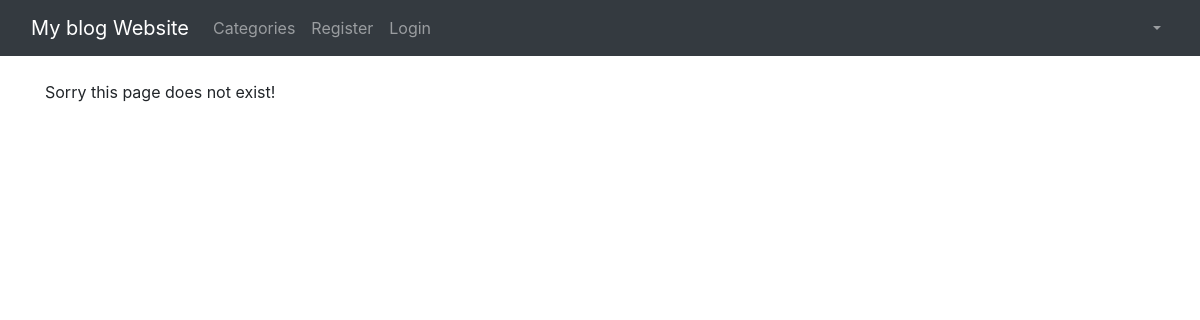
Before: /category/sports/ with the older database file.
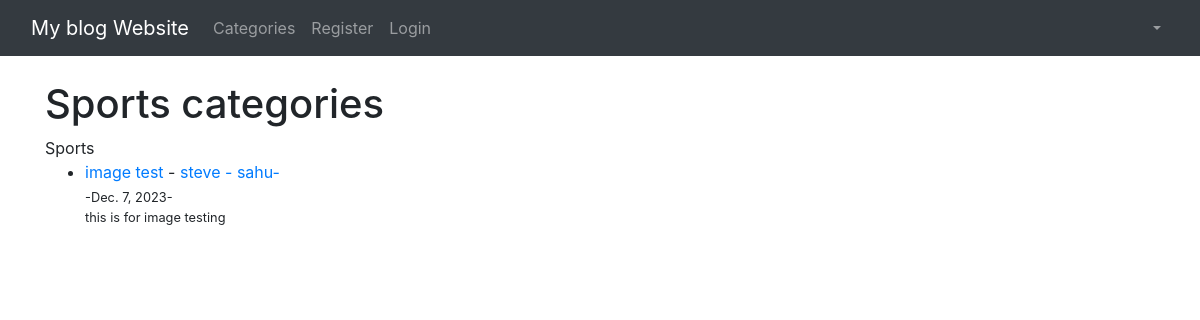
After: the same page with the newer database file.
### theblog/models.py (models this page shows, shortened)
class Post(models.Model):
    title=models.CharField(max_length=255)
    header_image=models.ImageField(null=True, blank=True, upload_to="images/")
    title_tag=models.CharField(max_length=255)
    author=models.ForeignKey(User,on_delete=models.CASCADE)
    category=models.CharField(max_length=255,default='uncategorized')
    body=RichTextField(blank=True, null=True)
    post_date=models.DateField(auto_now_add=True)
    likes=models.ManyToManyField(User, related_name='blog_posts')
    snippet=models.CharField(max_length=255)

### theblog/views.py (the view)
# urls.py: path('category/<str:cats>/', CategoryView, name='category'),
def CategoryView(request, cats):
    category_posts= Post.objects.filter(category=cats.replace('-',' '))
    return render(request, 'categories.html', {'cats':cats.title().replace('-',' '), 'category_posts':category_posts})

### theblog/templates/categories.html (shortened to what this page needs)
{% extends 'base.html' %}
{% block content  %}
{% if category_posts %}
<h1>{{ cats }} categories</h1>
{{ cats }}
<ul>
{% for post in category_posts %}
<li><a href="{% url 'article_detail' post.pk  %}">{{ post.title }}</a>
    -<a href="{% url 'Auth_detail' post.pk  %}"> {{ post.author.first_name }} - {{ post.author.last_name}}-</a>
    <br/>
    <small>-{{ post.post_date }}-
    {{post.body|slice:":100"|safe}}</li>
{% endfor %}
</ul>
{% else %}
Sorry this page does not exist!
{% endif %}
{% endblock %}

Changed rows visible on the page:
added Post: category "Sports", title "image test", author.first_name "steve", author.last_name "sahu", post_date "Dec. 7, 2023", body "this is for image testing"
Other visible differences:
text no longer shown: "Sorry this page does not exist!"
text now shown: "categories"
